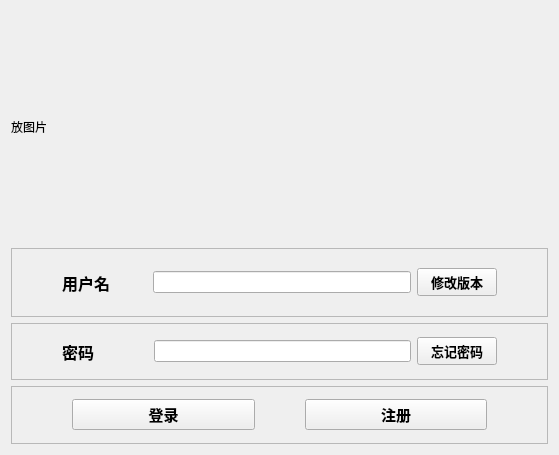
<?xml version="1.0" encoding="UTF-8"?>
<ui version="4.0">
 <class>Form</class>
 <widget class="QWidget" name="Form">
  <property name="geometry">
   <rect>
    <x>0</x>
    <y>0</y>
    <width>559</width>
    <height>455</height>
   </rect>
  </property>
  <property name="windowTitle">
   <string>登录</string>
  </property>
  <layout class="QVBoxLayout" name="verticalLayout" stretch="400,120,100,100">
   <item>
    <widget class="QLabel" name="pic">
     <property name="text">
      <string>放图片</string>
     </property>
    </widget>
   </item>
   <item>
    <widget class="QFrame" name="frame">
     <property name="frameShape">
      <enum>QFrame::StyledPanel</enum>
     </property>
     <property name="frameShadow">
      <enum>QFrame::Raised</enum>
     </property>
     <layout class="QHBoxLayout" name="horizontalLayout" stretch="198,600,0">
      <property name="leftMargin">
       <number>50</number>
      </property>
      <property name="rightMargin">
       <number>50</number>
      </property>
      <item>
       <widget class="QLabel" name="label_2">
        <property name="font">
         <font>
          <family>Arial</family>
          <pointsize>12</pointsize>
          <weight>75</weight>
          <bold>true</bold>
         </font>
        </property>
        <property name="text">
         <string>用户名</string>
        </property>
       </widget>
      </item>
      <item>
       <widget class="QLineEdit" name="lineEdit"/>
      </item>
      <item>
       <widget class="QPushButton" name="version">
        <property name="font">
         <font>
          <family>Arial</family>
          <pointsize>10</pointsize>
          <weight>75</weight>
          <bold>true</bold>
         </font>
        </property>
        <property name="text">
         <string>修改版本</string>
        </property>
       </widget>
      </item>
     </layout>
    </widget>
   </item>
   <item>
    <widget class="QFrame" name="frame_2">
     <property name="frameShape">
      <enum>QFrame::StyledPanel</enum>
     </property>
     <property name="frameShadow">
      <enum>QFrame::Raised</enum>
     </property>
     <layout class="QHBoxLayout" name="horizontalLayout_2" stretch="1,3,0">
      <property name="leftMargin">
       <number>50</number>
      </property>
      <property name="rightMargin">
       <number>50</number>
      </property>
      <item>
       <widget class="QLabel" name="label_3">
        <property name="font">
         <font>
          <family>Arial</family>
          <pointsize>12</pointsize>
          <weight>75</weight>
          <bold>true</bold>
         </font>
        </property>
        <property name="text">
         <string>密码</string>
        </property>
       </widget>
      </item>
      <item>
       <widget class="QLineEdit" name="lineEdit_2"/>
      </item>
      <item>
       <widget class="QPushButton" name="forget">
        <property name="font">
         <font>
          <family>Arial</family>
          <pointsize>10</pointsize>
          <weight>75</weight>
          <bold>true</bold>
         </font>
        </property>
        <property name="text">
         <string>忘记密码</string>
        </property>
       </widget>
      </item>
     </layout>
    </widget>
   </item>
   <item>
    <widget class="QFrame" name="frame_3">
     <property name="frameShape">
      <enum>QFrame::StyledPanel</enum>
     </property>
     <property name="frameShadow">
      <enum>QFrame::Raised</enum>
     </property>
     <layout class="QHBoxLayout" name="horizontalLayout_3">
      <property name="spacing">
       <number>50</number>
      </property>
      <property name="leftMargin">
       <number>60</number>
      </property>
      <property name="topMargin">
       <number>9</number>
      </property>
      <property name="rightMargin">
       <number>60</number>
      </property>
      <item>
       <widget class="QPushButton" name="login">
        <property name="font">
         <font>
          <family>Arial</family>
          <pointsize>11</pointsize>
          <weight>75</weight>
          <bold>true</bold>
         </font>
        </property>
        <property name="text">
         <string>登录</string>
        </property>
       </widget>
      </item>
      <item>
       <widget class="QPushButton" name="regeist">
        <property name="font">
         <font>
          <family>Arial</family>
          <pointsize>11</pointsize>
          <weight>75</weight>
          <bold>true</bold>
         </font>
        </property>
        <property name="text">
         <string>注册</string>
        </property>
       </widget>
      </item>
     </layout>
    </widget>
   </item>
  </layout>
 </widget>
 <resources/>
 <connections/>
</ui>
